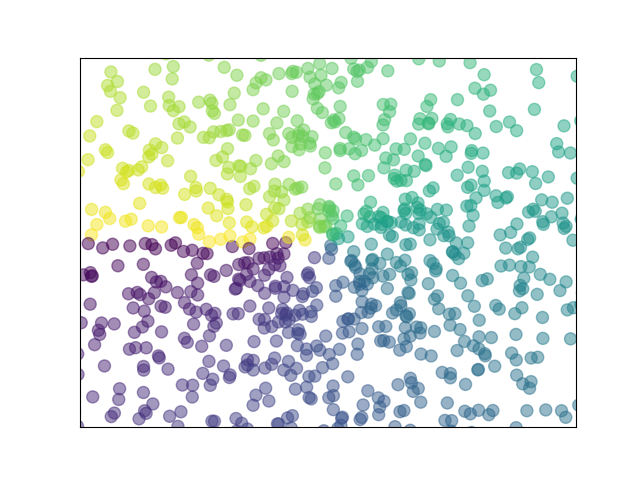

The script that drew this image:
# coding:utf-8

"""
Author: roguesir
Date: 2017/8/30
GitHub: https://roguesir.github.com
Blog: http://blog.csdn.net/roguesir
"""

import matplotlib.pyplot as plt
import numpy as np

n = 1024    # data size
X = np.random.normal(0, 1, n)
Y = np.random.normal(0, 1, n)
T = np.arctan2(Y, X)    # for color later on

plt.scatter(X, Y, s=75, c=T, alpha=.5)

plt.xlim(-1.5, 1.5)
plt.xticks(())  # ignore xticks
plt.ylim(-1.5, 1.5)
plt.yticks(())  # ignore yticks

plt.show()
